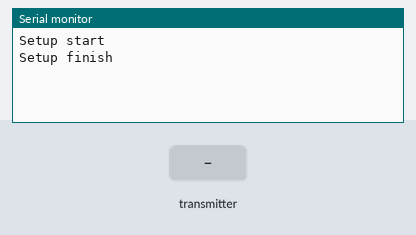
The sketch below on a simulated Arduino Uno, built with avr-gcc and run on an emulated ATmega328P. Shown: the last lines printed to the serial monitor. Inputs (shaded band) come from the test bench. No radio packets arrive unless stated.

Above: at 1.4 s.
1.5 s: the transmitter starts sending data = 0
At 1.57 s:
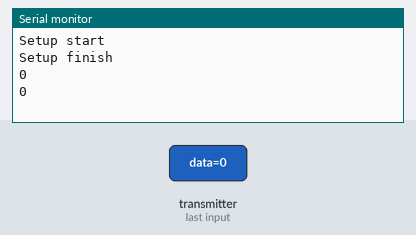
3.4 s: the transmitter starts sending data = 256
At 3.47 s:
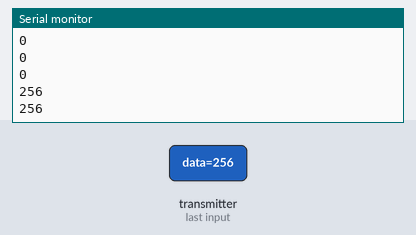

Measured:
- after the input at 1.5 s, the serial monitor: prints a new line at once (image 1)
- after the input at 3.4 s, the serial monitor: prints a new line at once (image 2)

The sketch:

Test-Radio-AS.ino
```cpp
#include <SPI.h>
#include <nRF24L01.h>
#include <RF24.h> // https://github.com/maniacbug/RF24

RF24 radio(7, 8); // CE, CSN

const uint64_t readingPipe = 0xE8E8F0F0EBLL; // индитификатор передачи, "труба"

void setup(){

  Serial.begin(115200);      // открываем последовательное соединение
  while(!Serial){
  }
  Serial.println("Setup start");

  radio.begin();
  delay(100);
  radio.powerUp();
  delay(100);

  radio.setChannel(91);
  radio.setRetries(15,15);
  radio.setDataRate(RF24_1MBPS); // скорость, RF24_250KBPS, RF24_1MBPS или RF24_2MBPS RF24_250KBPS на nRF24L01 (без +) неработает.
  radio.setPALevel(RF24_PA_MAX); // мощьность передатчика RF24_PA_MIN=-18dBm, RF24_PA_LOW=-12dBm, RF24_PA_MED=-6dBM, radio.setPALevel(RF24_PA_HIGH);
  radio.setAutoAck(1);
  radio.setCRCLength(RF24_CRC_16);  //radio.setCRCLength(RF24_CRC_8); //radio.setCRCLength(RF24_CRC_DISABLED);
  //radio.openWritingPipe(writingPipe);
  radio.openReadingPipe(1,readingPipe);
  radio.startListening();

  Serial.println("Setup finish");
}

void loop(){

  if (radio.available()){ // проверяем не пришло ли чего в буфер.
    int data;
    radio.read(&data, sizeof(data));    // Читаем данные, указываем сколько байт читать
    Serial.println(data);
  }
  //Serial.println("Loop");
}
```
